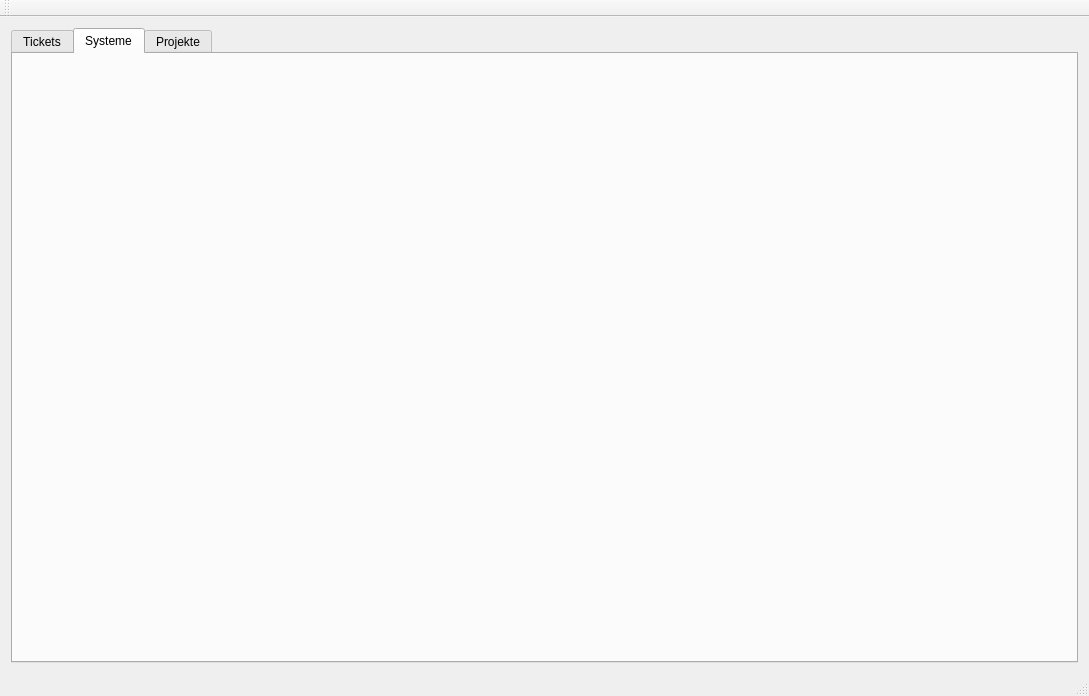
<?xml version="1.0" encoding="UTF-8"?>
<ui version="4.0">
 <class>MainWindow</class>
 <widget class="QMainWindow" name="MainWindow">
  <property name="geometry">
   <rect>
    <x>0</x>
    <y>0</y>
    <width>1089</width>
    <height>696</height>
   </rect>
  </property>
  <property name="windowTitle">
   <string>TicketSystem v 1.0</string>
  </property>
  <property name="windowIcon">
   <iconset resource="rsc.qrc">
    <normaloff>:/icon/ticketx64</normaloff>:/icon/ticketx64</iconset>
  </property>
  <property name="toolButtonStyle">
   <enum>Qt::ToolButtonTextBesideIcon</enum>
  </property>
  <property name="animated">
   <bool>false</bool>
  </property>
  <property name="documentMode">
   <bool>false</bool>
  </property>
  <widget class="QWidget" name="centralWidget">
   <layout class="QVBoxLayout" name="verticalLayout">
    <item>
     <widget class="QTabWidget" name="tabWidget">
      <property name="currentIndex">
       <number>1</number>
      </property>
      <widget class="QWidget" name="tickets">
       <attribute name="title">
        <string>Tickets</string>
       </attribute>
      </widget>
      <widget class="QWidget" name="systems">
       <attribute name="title">
        <string>Systeme</string>
       </attribute>
      </widget>
      <widget class="QWidget" name="projects">
       <attribute name="title">
        <string>Projekte</string>
       </attribute>
      </widget>
     </widget>
    </item>
   </layout>
  </widget>
  <widget class="QMenuBar" name="menuBar">
   <property name="geometry">
    <rect>
     <x>0</x>
     <y>0</y>
     <width>1089</width>
     <height>21</height>
    </rect>
   </property>
   <property name="defaultUp">
    <bool>false</bool>
   </property>
   <property name="nativeMenuBar">
    <bool>false</bool>
   </property>
  </widget>
  <widget class="QToolBar" name="mainToolBar">
   <attribute name="toolBarArea">
    <enum>TopToolBarArea</enum>
   </attribute>
   <attribute name="toolBarBreak">
    <bool>false</bool>
   </attribute>
  </widget>
  <widget class="QStatusBar" name="statusBar"/>
  <action name="actionTicket">
   <property name="icon">
    <iconset resource="rsc.qrc">
     <normaloff>:/icon/icons/clipboard.png</normaloff>:/icon/icons/clipboard.png</iconset>
   </property>
   <property name="text">
    <string>Ticket</string>
   </property>
  </action>
  <action name="actionTask">
   <property name="icon">
    <iconset resource="rsc.qrc">
     <normaloff>:/icon/icons/clock.png</normaloff>:/icon/icons/clock.png</iconset>
   </property>
   <property name="text">
    <string>Task</string>
   </property>
  </action>
  <action name="actionProjekt">
   <property name="icon">
    <iconset resource="rsc.qrc">
     <normaloff>:/icon/icons/graph.png</normaloff>:/icon/icons/graph.png</iconset>
   </property>
   <property name="text">
    <string>Projekt</string>
   </property>
  </action>
 </widget>
 <layoutdefault spacing="6" margin="11"/>
 <resources>
  <include location="rsc.qrc"/>
 </resources>
 <connections/>
</ui>
